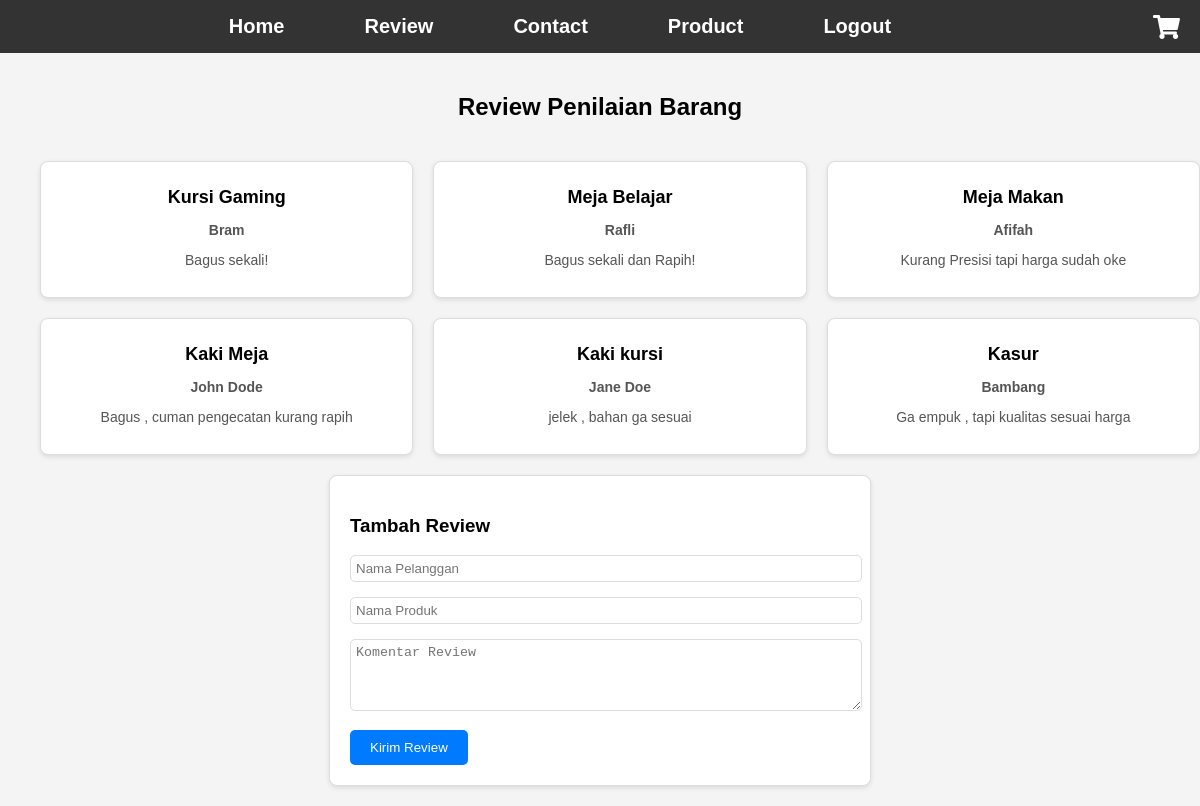
Screenshot of /patient/Review.php with the database file from the repository.
### tables this page shows
CREATE TABLE `review` (
  `Nama_Pelanggan_Review` varchar(100) DEFAULT NULL,
  `Nama_Produk_Review` varchar(100) DEFAULT NULL,
  `Komentar_Review` text DEFAULT NULL
);

### patient/Review.php (the view, shortened to what this page needs)
<?php
require_once('../config/db_connection.php');
$query_reviews = "SELECT Nama_Pelanggan_Review, Nama_Produk_Review, Komentar_Review FROM review";
$result = $conn->query($query_reviews);
$reviews = $result->fetch_all(MYSQLI_ASSOC);
?>
<!DOCTYPE html>
<html lang="id">
<head>
    <link href="https://cdnjs.cloudflare.com/ajax/libs/font-awesome/5.15.4/css/all.min.css" rel="stylesheet">
</head>
<body>
<nav>
    <ul>
        <li><a href="pelanggan_dashboard.php">Home</a></li>
        <li><a href="review.php">Review</a></li>
        <li><a href="contact.php">Contact</a></li>
        <li><a href="product.php">Product</a></li>
        <li><a href="logout.php">Logout</a></li>
        <li><a href="cart.php"><i class="fas fa-shopping-cart cart-icon"></i></a></li>
    </ul>
</nav>
<section class="review-section">
    <h2>Review Penilaian Barang</h2>
    <div class="review-list">
        <?php foreach ($reviews as $review): ?>
            <div class="review-item">
                <h3><?php echo htmlspecialchars($review['Nama_Produk_Review']); ?></h3>
                <p><strong><?php echo htmlspecialchars($review['Nama_Pelanggan_Review']); ?></strong></p>
                <p><?php echo htmlspecialchars($review['Komentar_Review']); ?></p>
            </div>
        <?php endforeach; ?>
    </div>
    <div class="review-form">
        <h3>Tambah Review</h3>
        <form action="review.php" method="POST">
            <input type="text" name="nama_pelanggan" placeholder="Nama Pelanggan" required>
            <input type="text" name="nama_produk" placeholder="Nama Produk" required>
            <textarea name="komentar" placeholder="Komentar Review" rows="4" required></textarea>
            <button type="submit">Kirim Review</button>
        </form>
    </div>
</section>
</body>
</html>

### patient/Review.php (style rules this page uses)
body { font-family: Arial, sans-serif; margin: 0; padding: 0; background-color: #f4f4f4; }
nav { background-color: #333; padding: 15px 0; display: flex; justify-content: center; align-items: center; position: relative; width: 100%; }
nav ul { list-style: none; display: flex; justify-content: center; padding: 0; margin: 0; }
nav ul li { margin: 0 20px; }
nav a { color: white; text-decoration: none; font-size: 20px; font-weight: bold; padding: 10px 20px; }
.review-section { padding: 20px; }
.review-section h2 { text-align: center; margin-bottom: 20px; }
.review-list { display: grid; grid-template-columns: repeat(3, 1fr); gap: 20px; padding: 20px; width: 100%; }
.review-item { background-color: white; border: 1px solid #ddd; border-radius: 8px; padding: 15px; box-shadow: 0 2px 5px rgba(0, 0, 0, 0.1); text-align: center; }
.review-item h3 { font-size: 18px; margin: 10px 0; }
.review-item p { font-size: 14px; color: #555; }
.review-form { margin-top: 30px; max-width: 500px; margin: 0 auto; padding: 20px; background-color: white; border: 1px solid #ddd; border-radius: 8px; box-shadow: 0 2px 5px rgba(0, 0, 0, 0.1); }
.review-form input, .review-form textarea { width: 100%; padding: 5px; margin-bottom: 15px; border: 1px solid #ddd; border-radius: 5px; }
.review-form button { padding: 10px 20px; background-color: #007bff; color: white; border: none; border-radius: 5px; cursor: pointer; }
.cart-icon { position: absolute; right: 20px; font-size: 24px; color: white; }

### rows the page displays
review: Nama_Produk_Review "Kursi Gaming", Nama_Pelanggan_Review "Bram", Komentar_Review "Bagus sekali!"
review: Nama_Produk_Review "Meja Belajar", Nama_Pelanggan_Review "Rafli", Komentar_Review "Bagus sekali dan Rapih!"
review: Nama_Produk_Review "Meja Makan", Nama_Pelanggan_Review "Afifah", Komentar_Review "Kurang Presisi tapi harga sudah oke"
review: Nama_Produk_Review "Kaki Meja", Nama_Pelanggan_Review "John Dode", Komentar_Review "Bagus , cuman pengecatan kurang rapih"
review: Nama_Produk_Review "Kaki kursi", Nama_Pelanggan_Review "Jane Doe", Komentar_Review "jelek , bahan ga sesuai"
review: Nama_Produk_Review "Kasur", Nama_Pelanggan_Review "Bambang", Komentar_Review "Ga empuk , tapi kualitas sesuai harga"
